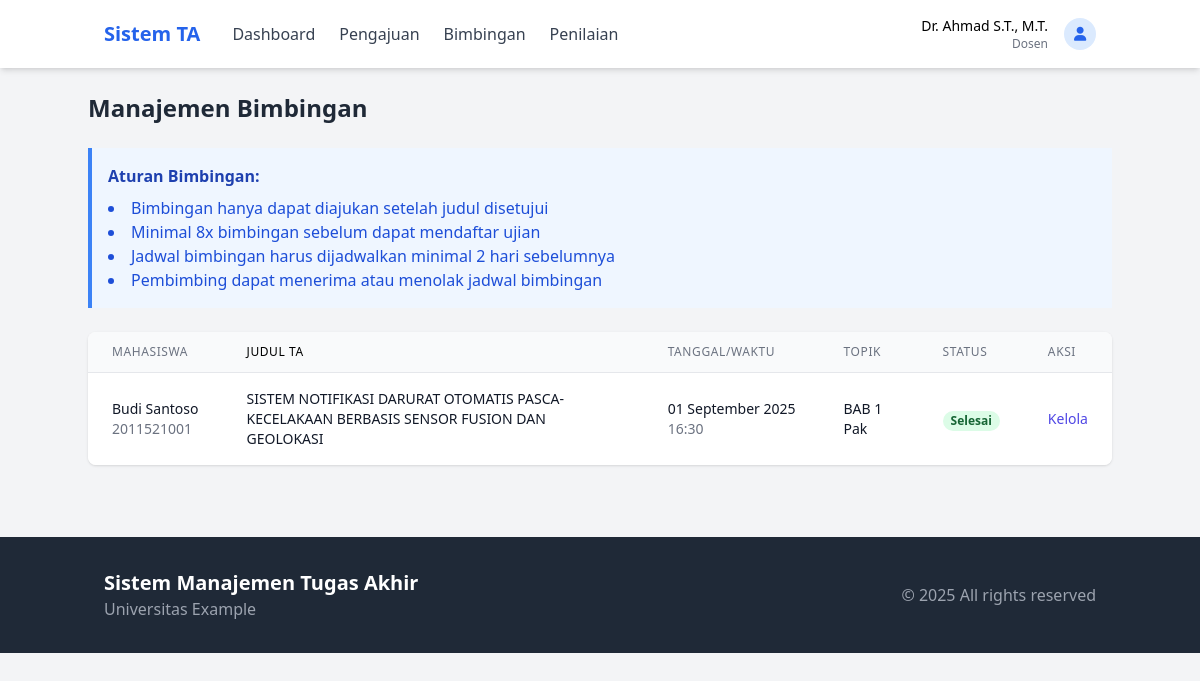
/modules/dosen/bimbingan.php (signed in), run on the app's committed database.
### tables this page shows
CREATE TABLE IF NOT EXISTS `bimbingan` (
  `id` int NOT NULL AUTO_INCREMENT,
  `tugas_akhir_id` int DEFAULT NULL,
  `tanggal` date NOT NULL,
  `waktu` time NOT NULL,
  `topik` varchar(255) NOT NULL,
  `catatan` text,
  `status` enum('Menunggu','Dikonfirmasi','Selesai','Dibatalkan') DEFAULT 'Menunggu',
  `created_at` timestamp NULL DEFAULT CURRENT_TIMESTAMP,
  PRIMARY KEY (`id`),
  KEY `tugas_akhir_id` (`tugas_akhir_id`),
  CONSTRAINT `bimbingan_ibfk_1` FOREIGN KEY (`tugas_akhir_id`) REFERENCES `tugas_akhir` (`id`) ON DELETE CASCADE
);

CREATE TABLE IF NOT EXISTS `users` (
  `id` int NOT NULL AUTO_INCREMENT,
  `username` varchar(50) NOT NULL,
  `password` varchar(255) NOT NULL,
  `role` enum('admin','dosen','mahasiswa') NOT NULL,
  `nama` varchar(100) NOT NULL,
  `email` varchar(100) NOT NULL,
  `created_at` timestamp NULL DEFAULT CURRENT_TIMESTAMP,
  PRIMARY KEY (`id`),
  UNIQUE KEY `username` (`username`)
);

CREATE TABLE IF NOT EXISTS `mahasiswa` (
  `id` int NOT NULL AUTO_INCREMENT,
  `user_id` int DEFAULT NULL,
  `nim` varchar(10) NOT NULL,
  `prodi` varchar(50) NOT NULL,
  `status` enum('Aktif','Cuti','Lulus') DEFAULT 'Aktif',
  PRIMARY KEY (`id`),
  UNIQUE KEY `nim` (`nim`),
  KEY `user_id` (`user_id`),
  CONSTRAINT `mahasiswa_ibfk_1` FOREIGN KEY (`user_id`) REFERENCES `users` (`id`) ON DELETE CASCADE
);

CREATE TABLE IF NOT EXISTS `tugas_akhir` (
  `id` int NOT NULL AUTO_INCREMENT,
  `mahasiswa_id` int DEFAULT NULL,
  `dosen_id` int DEFAULT NULL,
  `judul` varchar(255) NOT NULL,
  `deskripsi` text,
  `proposal_path` varchar(255) DEFAULT NULL,
  `status` enum('Diajukan','Review','Disetujui','Ditolak','Selesai') DEFAULT 'Diajukan',
  `tanggal_pengajuan` timestamp NULL DEFAULT CURRENT_TIMESTAMP,
  `catatan_dosen` text,
  PRIMARY KEY (`id`),
  KEY `mahasiswa_id` (`mahasiswa_id`),
  KEY `dosen_id` (`dosen_id`),
  CONSTRAINT `tugas_akhir_ibfk_1` FOREIGN KEY (`mahasiswa_id`) REFERENCES `mahasiswa` (`id`) ON DELETE CASCADE,
  CONSTRAINT `tugas_akhir_ibfk_2` FOREIGN KEY (`dosen_id`) REFERENCES `dosen` (`id`) ON DELETE SET NULL
);

### includes/functions.php (called while the page is built, shortened)
<?php
function getStatusBadgeClass($status) {
    switch ($status) {
        case 'Disetujui':
        case 'Dikonfirmasi':
        case 'Selesai':
        case 'Lulus':
        case 'Aktif':
            return 'bg-green-100 text-green-800';
    }
}
function formatTanggal($date) {
    $months = [
        'Januari', 'Februari', 'Maret', 'April', 'Mei', 'Juni',
        'Juli', 'Agustus', 'September', 'Oktober', 'November', 'Desember'
    ];
    $time = strtotime($date);
    return date('d', $time) . ' ' . $months[date('n', $time) - 1] . ' ' . date('Y', $time);
}
?>

### modules/dosen/bimbingan.php (the view, shortened to what this page needs)
<?php
require_once '../../includes/config.php';
$dosen = getDosenByUserId($_SESSION['user_id']);
$dosen_id = $dosen['id'];
$stmt = $pdo->prepare("
    SELECT b.*, ta.judul, m.nim, u.nama as mahasiswa_nama
    FROM bimbingan b
    JOIN tugas_akhir ta ON b.tugas_akhir_id = ta.id
    JOIN mahasiswa m ON ta.mahasiswa_id = m.id
    JOIN users u ON m.user_id = u.id
    WHERE ta.dosen_id = ?
    ORDER BY b.tanggal DESC, b.waktu DESC
");
$stmt->execute([$dosen_id]);
$bimbingan = $stmt->fetchAll(PDO::FETCH_ASSOC);
?>
<!DOCTYPE html>
<html lang="id">
<head>
    <script src="https://cdn.tailwindcss.com"></script>
    <link rel="stylesheet" href="https://cdnjs.cloudflare.com/ajax/libs/font-awesome/6.0.0/css/all.min.css">
</head>
<body class="bg-gray-100">
    <?php include '../../includes/header.php'; ?>
    <div class="container mx-auto px极 py-6">
        <h1 class="text-2xl font-bold text-gray-800 mb-6">Manajemen Bimbingan</h1>
        <div class="bg-blue-50 border-l-4 border-blue-500 p-4 mb-6">
            <h3 class="font-bold text-blue-800">Aturan Bimbingan:</h3>
            <ul class="list-disc list-inside text-blue-700 mt-2">
                <li>Bimbingan hanya dapat diajukan setelah judul disetujui</li>
                <li>Minimal 8x bimbingan sebelum dapat mendaftar ujian</li>
                <li>Jadwal bimbingan harus dijadwalkan minimal 2 hari sebelumnya</li>
                <li>Pembimbing dapat menerima atau menolak jadwal bimbingan</li>
            </ul>
        </div>
        <div class="bg-white rounded-lg shadow overflow-hidden">
            <table class="min-w-full divide-y divide-gray-200">
                <thead class="bg-gray-50">
                    <tr>
                        <th class="px-6 py-3 text-left text-xs font-medium text-gray-500 uppercase tracking-wider">Mahasiswa</th>
                        <th class="px-6 py-3 text-left text-xs font-medium text极-500 uppercase tracking-wider">Judul TA</th>
                        <th class="px-6 py-3 text-left text-xs font-medium text-gray-500 uppercase tracking-wider">Tanggal/Waktu</th>
                        <th class="px-6 py-3 text-left text-xs font-medium text-gray-500 uppercase tracking-wider">Topik</th>
                        <th class="px-6 py-极 text-left text-xs font-medium text-gray-500 uppercase tracking-wider">Status</th>
                        <th class="px-6 py-3 text-left text-xs font-medium text-gray-500 uppercase tracking-wider">Aksi</th>
                    </tr>
                </thead>
                <tbody class="bg-white divide-y divide-gray-200">
                    <?php foreach ($bimbingan as $b): ?>
                    <tr>
                        <td class="px-6 py-4 whitespace-nowrap">
                            <div class="text-sm font-medium text-gray-900"><?php echo $b['mahasiswa_nama']; ?></div>
                            <div class="text-sm text-gray-500"><?php echo $b['nim']; ?></div>
                        </td>
                        <td class="px-6 py-4">
                            <div class="text-sm text-gray-900"><?php echo $b['judul']; ?></div>
                        </td>
                        <td class="px-6 py-4 whitespace-nowrap">
                            <div class="text-sm text-gray-900"><?php echo formatTanggal($b['tanggal']); ?></div>
                            <div class="text-sm text-gray-500"><?php echo date('H:i', strtotime($b['waktu'])); ?></div>
                        </td>
                        <td class="px-6 py-4">
                            <div class="text-sm text-gray-900"><?php echo $b['topik']; ?></div>
                        </td>
                        <td class="px-6 py-4 whitespace-nowrap">
                            <?php $statusClass = getStatusBadgeClass($b['status']); ?>
                            <span class="px-2 inline-flex text-xs leading-5 font-semibold rounded-full <?php echo $statusClass; ?>">
                                <?php echo $b['status']; ?>
                            </span>
                        </td>
                        <td class="px-6 py-4 whitespace-nowrap text-sm font-medium">
                            <button onclick="openModal(<?php echo $b['id']; ?>, '<?php echo $b['status']; ?>', `<?php echo htmlspecialchars($b['catatan']); ?>`)" class="text-indigo-600 hover:text-indigo-900">
                                Kelola
                            </button>
                        </td>
                    </tr>
                    <?php endforeach; ?>
                </tbody>
            </table>
        </div>
    </div>
    <?php include '../../includes/footer.php'; ?>
</body>
</html>

### data on the page
bimbingan: users.nama "Budi Santoso", mahasiswa.nim "2011521001", tugas_akhir.judul "SISTEM NOTIFIKASI DARURAT OTOMATIS PASCA-KECELAKAAN BERBASIS SENSOR FUSION DAN GEOLOKASI", tanggal "01 September 2025", waktu "16:30", topik "BAB 1 Pak", status "Selesai"

### other printed values
$_SESSION['user_name'] "Dr. Ahmad S.T., M.T."
$_SESSION['user_role'] "Dosen"
